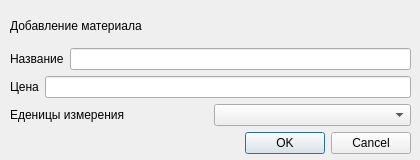
<?xml version="1.0" encoding="UTF-8"?>
<ui version="4.0">
 <class>material_add</class>
 <widget class="QDialog" name="material_add">
  <property name="geometry">
   <rect>
    <x>0</x>
    <y>0</y>
    <width>420</width>
    <height>160</height>
   </rect>
  </property>
  <property name="sizePolicy">
   <sizepolicy hsizetype="Fixed" vsizetype="Fixed">
    <horstretch>0</horstretch>
    <verstretch>0</verstretch>
   </sizepolicy>
  </property>
  <property name="minimumSize">
   <size>
    <width>420</width>
    <height>160</height>
   </size>
  </property>
  <property name="maximumSize">
   <size>
    <width>420</width>
    <height>160</height>
   </size>
  </property>
  <property name="windowTitle">
   <string>Dialog</string>
  </property>
  <property name="autoFillBackground">
   <bool>false</bool>
  </property>
  <widget class="QWidget" name="layoutWidget">
   <property name="geometry">
    <rect>
     <x>10</x>
     <y>10</y>
     <width>401</width>
     <height>144</height>
    </rect>
   </property>
   <layout class="QVBoxLayout" name="verticalLayout">
    <item>
     <widget class="QLabel" name="label_3">
      <property name="text">
       <string>Добавление материала</string>
      </property>
     </widget>
    </item>
    <item>
     <layout class="QHBoxLayout" name="horizontalLayout">
      <item>
       <widget class="QLabel" name="label">
        <property name="text">
         <string>Название</string>
        </property>
       </widget>
      </item>
      <item>
       <widget class="QLineEdit" name="materialName"/>
      </item>
     </layout>
    </item>
    <item>
     <layout class="QHBoxLayout" name="horizontalLayout_3">
      <item>
       <widget class="QLabel" name="label_4">
        <property name="text">
         <string>Цена</string>
        </property>
       </widget>
      </item>
      <item>
       <widget class="QLineEdit" name="materialCost">
        <property name="autoFillBackground">
         <bool>false</bool>
        </property>
       </widget>
      </item>
     </layout>
    </item>
    <item>
     <layout class="QHBoxLayout" name="horizontalLayout_2">
      <item>
       <widget class="QLabel" name="label_2">
        <property name="sizePolicy">
         <sizepolicy hsizetype="Minimum" vsizetype="Minimum">
          <horstretch>0</horstretch>
          <verstretch>0</verstretch>
         </sizepolicy>
        </property>
        <property name="text">
         <string>Еденицы измерения</string>
        </property>
       </widget>
      </item>
      <item>
       <widget class="QComboBox" name="materialUnits"/>
      </item>
     </layout>
    </item>
    <item>
     <widget class="QDialogButtonBox" name="buttonBox">
      <property name="orientation">
       <enum>Qt::Orientation::Horizontal</enum>
      </property>
      <property name="standardButtons">
       <set>QDialogButtonBox::StandardButton::Cancel|QDialogButtonBox::StandardButton::Ok</set>
      </property>
     </widget>
    </item>
   </layout>
  </widget>
 </widget>
 <resources/>
 <connections>
  <connection>
   <sender>buttonBox</sender>
   <signal>accepted()</signal>
   <receiver>material_add</receiver>
   <slot>accept()</slot>
   <hints>
    <hint type="sourcelabel">
     <x>248</x>
     <y>254</y>
    </hint>
    <hint type="destinationlabel">
     <x>157</x>
     <y>274</y>
    </hint>
   </hints>
  </connection>
  <connection>
   <sender>buttonBox</sender>
   <signal>rejected()</signal>
   <receiver>material_add</receiver>
   <slot>reject()</slot>
   <hints>
    <hint type="sourcelabel">
     <x>316</x>
     <y>260</y>
    </hint>
    <hint type="destinationlabel">
     <x>286</x>
     <y>274</y>
    </hint>
   </hints>
  </connection>
 </connections>
</ui>
